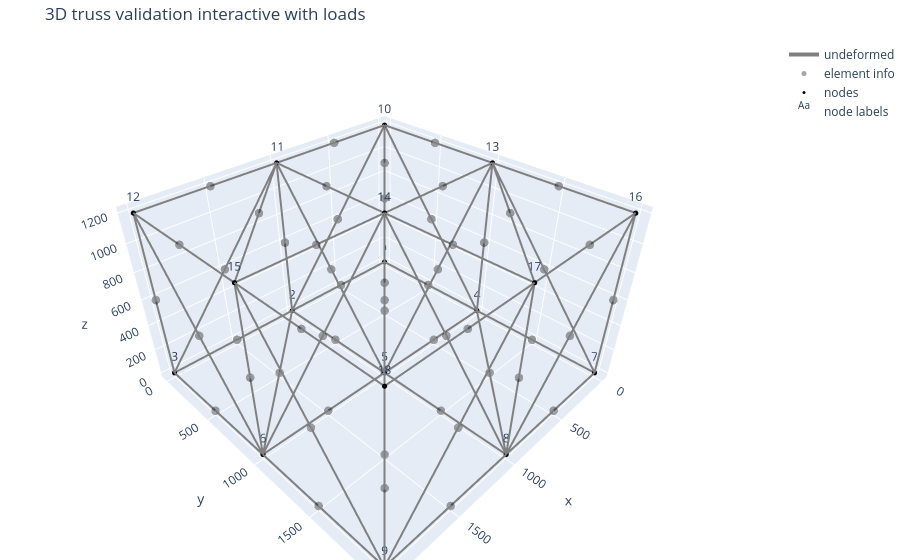

This figure's notebook cell:
### Code cell
import importlib
import pandas as pd
import importlib

try:
    import helpers.preprocess as prep
    import helpers.solver as solv
    import helpers.plotting_plotly as pp3d

    importlib.reload(prep)
    importlib.reload(solv)
    importlib.reload(pp3d)

    from helpers.preprocess import preprocess_model
    from helpers.solver import solve_complete_model
    from helpers.plotting_plotly import plot_structure_plotly
except ImportError:
    import preprocess as prep
    import solver as solv
    import plotting_plotly as pp3d

    importlib.reload(prep)
    importlib.reload(solv)
    importlib.reload(pp3d)

    from preprocess import preprocess_model
    from solver import solve_complete_model
    from plotting_plotly import plot_structure_plotly

model_path ="inputs/validation/Validation files from previous examples/validation_3d_truss_with_nodal_loads.json"

_, clean_model, data, summary = preprocess_model(model_path)
package = solve_complete_model(clean_model, data)


_, clean_model, data, summary = preprocess_model(model_path)
package = solve_complete_model(clean_model, data)

output_dir, tables, global_summary, dof_summary = write_run_outputs(
    clean_model=clean_model,
    data=data,
    summary=summary,
    package=package,
    model_path=model_path,
    output_root="outputs/runs"
)

print(f"Outputs saved to {output_dir}")
print()

display(tables["model_summary"])
display(tables["node_displacements"])
display(tables["support_reactions"])
display(tables["element_derived_results"])
fig = plot_structure_plotly(
    clean_model,
    data,
    U=package["results"]["U"],
    scale=100.0,
    selector="all",
    show_undeformed=True,
    show_deformed=False,
    show_nodes=True,
    show_node_labels=True,
    show_element_hover=True,
    show_nodal_loads=False,
    title="3D truss validation interactive with loads",
    save_html="outputs/validation/plotly_plots/validation_3d_truss_with_loads_interactive_undef.html",
    save_png="outputs/validation/plotly_plots/validation_3d_truss_with_loads_interactive_undef.png",
)

fig.show()

### Figure 1 — Plotly figure (JSON) as saved in the notebook; plotly's stock layout.template omitted (floating-point values rounded to 4 significant figures; data arrays with more than 128 entries replaced by an {"elided": "..."} marker saying what was removed)
{"data": [{"hoverinfo": "skip", "line": {"color": "gray", "dash": "solid", "width": 4}, "mode": "lines", "name": "undeformed", "type": "scatter3d", "x": {"elided": "159 int values"}, "y": {"elided": "159 int values"}, "z": {"elided": "159 int values"}}, {"hovertemplate": "%{text}<extra></extra>", "marker": {"color": "black", "opacity": 0.35, "size": 5}, "mode": "markers", "name": "element info", "text": ["Element 1<br>type = 3D_truss<br>nodes = 1 to 2<br>section = A1", "Element 2<br>type = 3D_truss<br>nodes = 2 to 3<br>section = A1", "Element 3<br>type = 3D_truss<br>nodes = 4 to 5<br>section = A1", "Element 4<br>type = 3D_truss<br>nodes = 5 to 6<br>section = A1", "Element 5<br>type = 3D_truss<br>nodes = 7 to 8<br>section = A1", "Element 6<br>type = 3D_truss<br>nodes = 8 to 9<br>section = A1", "Element 7<br>type = 3D_truss<br>nodes = 1 to 4<br>section = A1", "Element 8<br>type = 3D_truss<br>nodes = 4 to 7<br>section = A1", "Element 9<br>type = 3D_truss<br>nodes = 2 to 5<br>section = A1", "Element 10<br>type = 3D_truss<br>nodes = 5 to 8<br>section = A1", "Element 11<br>type = 3D_truss<br>nodes = 3 to 6<br>section = A1", "Element 12<br>type = 3D_truss<br>nodes = 6 to 9<br>section = A1", "Element 13<br>type = 3D_truss<br>nodes = 1 to 5<br>section = A2", "Element 14<br>type = 3D_truss<br>nodes = 2 to 6<br>section = A2", "Element 15<br>type = 3D_truss<br>nodes = 4 to 8<br>section = A2", "Element 16<br>type = 3D_truss<br>nodes = 5 to 9<br>section = A2", "Element 17<br>type = 3D_truss<br>nodes = 10 to 11<br>section = A2", "Element 18<br>type = 3D_truss<br>nodes = 11 to 12<br>section = A2", "Element 19<br>type = 3D_truss<br>nodes = 13 to 14<br>section = A2", "Element 20<br>type = 3D_truss<br>nodes = 14 to 15<br>section = A2", "Element 21<br>type = 3D_truss<br>nodes = 16 to 17<br>section = A2", "Element 22<br>type = 3D_truss<br>nodes = 17 to 18<br>section = A2", "Element 23<br>type = 3D_truss<br>nodes = 10 to 13<br>section = A2", "Element 24<br>type = 3D_truss<br>nodes = 13 to 16<br>section = A2", "Element 25<br>type = 3D_truss<br>nodes = 11 to 14<br>section = A2", "Element 26<br>type = 3D_truss<br>nodes = 14 to 17<br>section = A2", "Element 27<br>type = 3D_truss<br>nodes = 12 to 15<br>section = A2", "Element 28<br>type = 3D_truss<br>nodes = 15 to 18<br>section = A2", "Element 29<br>type = 3D_truss<br>nodes = 10 to 14<br>section = A3", "Element 30<br>type = 3D_truss<br>nodes = 11 to 15<br>section = A3", "Element 31<br>type = 3D_truss<br>nodes = 13 to 17<br>section = A3", "Element 32<br>type = 3D_truss<br>nodes = 14 to 18<br>section = A3", "Element 33<br>type = 3D_truss<br>nodes = 1 to 10<br>section = A3", "Element 34<br>type = 3D_truss<br>nodes = 2 to 11<br>section = A3", "Element 35<br>type = 3D_truss<br>nodes = 3 to 12<br>section = A3", "Element 36<br>type = 3D_truss<br>nodes = 4 to 13<br>section = A3", "Element 37<br>type = 3D_truss<br>nodes = 5 to 14<br>section = A3", "Element 38<br>type = 3D_truss<br>nodes = 6 to 15<br>section = A3", "Element 39<br>type = 3D_truss<br>nodes = 7 to 16<br>section = A3", "Element 40<br>type = 3D_truss<br>nodes = 8 to 17<br>section = A3", "Element 41<br>type = 3D_truss<br>nodes = 9 to 18<br>section = A3", "Element 42<br>type = 3D_truss<br>nodes = 10 to 2<br>section = A4", "Element 43<br>type = 3D_truss<br>nodes = 11 to 3<br>section = A4", "Element 44<br>type = 3D_truss<br>nodes = 13 to 5<br>section = A4", "Element 45<br>type = 3D_truss<br>nodes = 14 to 6<br>section = A4", "Element 46<br>type = 3D_truss<br>nodes = 16 to 8<br>section = A4", "Element 47<br>type = 3D_truss<br>nodes = 17 to 9<br>section = A4", "Element 48<br>type = 3D_truss<br>nodes = 10 to 4<br>section = A4", "Element 49<br>type = 3D_truss<br>nodes = 13 to 7<br>section = A4", "Element 50<br>type = 3D_truss<br>nodes = 11 to 5<br>section = A4", "Element 51<br>type = 3D_truss<br>nodes = 14 to 8<br>section = A4", "Element 52<br>type = 3D_truss<br>nodes = 12 to 6<br>section = A4", "Element 53<br>type = 3D_truss<br>nodes = 15 to 9<br>section = A4"], "type": "scatter3d", "x": [500, 1500, 500, 1500, 500, 1500, 0, 0, 1000, 1000, 2000, 2000, 500, 1500, 500, 1500, 500, 1500, 500, 1500, 500, 1500, 0, 0, 1000, 1000, 2000, 2000, 500, 1500, 500, 1500, 0, 1000, 2000, 0, 1000, 2000, 0, 1000, 2000, 500, 1500, 500, 1500, 500, 1500, 0, 0, 1000, 1000, 2000, 2000], "y": [0, 0, 1000, 1000, 2000, 2000, 500, 1500, 500, 1500, 500, 1500, 500, 500, 1500, 1500, 0, 0, 1000, 1000, 2000, 2000, 500, 1500, 500, 1500, 500, 1500, 500, 500, 1500, 1500, 0, 0, 0, 1000, 1000, 1000, 2000, 2000, 2000, 0, 0, 1000, 1000, 2000, 2000, 500, 1500, 500, 1500, 500, 1500], "z": [0, 0, 0, 0, 0, 0, 0, 0, 0, 0, 0, 0, 0, 0, 0, 0, 1200, 1200, 1200, 1200, 1200, 1200, 1200, 1200, 1200, 1200, 1200, 1200, 1200, 1200, 1200, 1200, 600, 600, 600, 600, 600, 600, 600, 600, 600, 600, 600, 600, 600, 600, 600, 600, 600, 600, 600, 600, 600]}, {"hovertemplate": "%{text}<extra></extra>", "marker": {"color": "black", "size": 3}, "mode": "markers", "name": "nodes", "text": ["Node 1", "Node 2", "Node 3", "Node 4", "Node 5", "Node 6", "Node 7", "Node 8", "Node 9", "Node 10", "Node 11", "Node 12", "Node 13", "Node 14", "Node 15", "Node 16", "Node 17", "Node 18"], "type": "scatter3d", "x": [0, 1000, 2000, 0, 1000, 2000, 0, 1000, 2000, 0, 1000, 2000, 0, 1000, 2000, 0, 1000, 2000], "y": [0, 0, 0, 1000, 1000, 1000, 2000, 2000, 2000, 0, 0, 0, 1000, 1000, 1000, 2000, 2000, 2000], "z": [0, 0, 0, 0, 0, 0, 0, 0, 0, 1200, 1200, 1200, 1200, 1200, 1200, 1200, 1200, 1200]}, {"hoverinfo": "skip", "mode": "text", "name": "node labels", "text": ["1", "2", "3", "4", "5", "6", "7", "8", "9", "10", "11", "12", "13", "14", "15", "16", "17", "18"], "textposition": "top center", "type": "scatter3d", "x": [0, 1000, 2000, 0, 1000, 2000, 0, 1000, 2000, 0, 1000, 2000, 0, 1000, 2000, 0, 1000, 2000], "y": [0, 0, 0, 1000, 1000, 1000, 2000, 2000, 2000, 0, 0, 0, 1000, 1000, 1000, 2000, 2000, 2000], "z": [0, 0, 0, 0, 0, 0, 0, 0, 0, 1200, 1200, 1200, 1200, 1200, 1200, 1200, 1200, 1200]}], "layout": {"margin": {"b": 0, "l": 0, "r": 0, "t": 40}, "scene": {"aspectmode": "data", "xaxis": {"title": {"text": "x"}}, "yaxis": {"title": {"text": "y"}}, "zaxis": {"title": {"text": "z"}}}, "showlegend": true, "title": {"text": "3D truss validation interactive with loads"}}}
